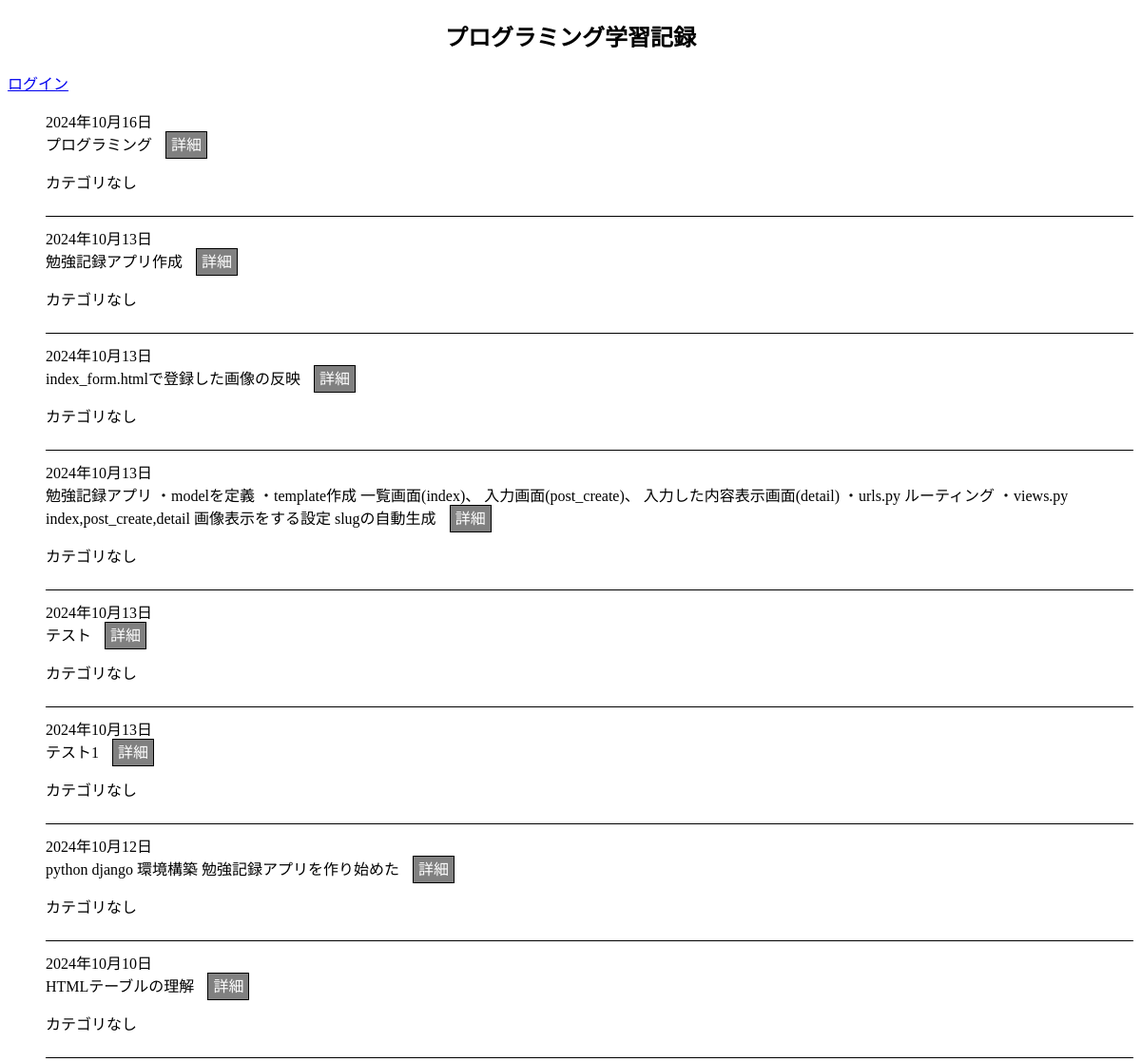
Page /recordapp/ (upper part) on the earlier database version.
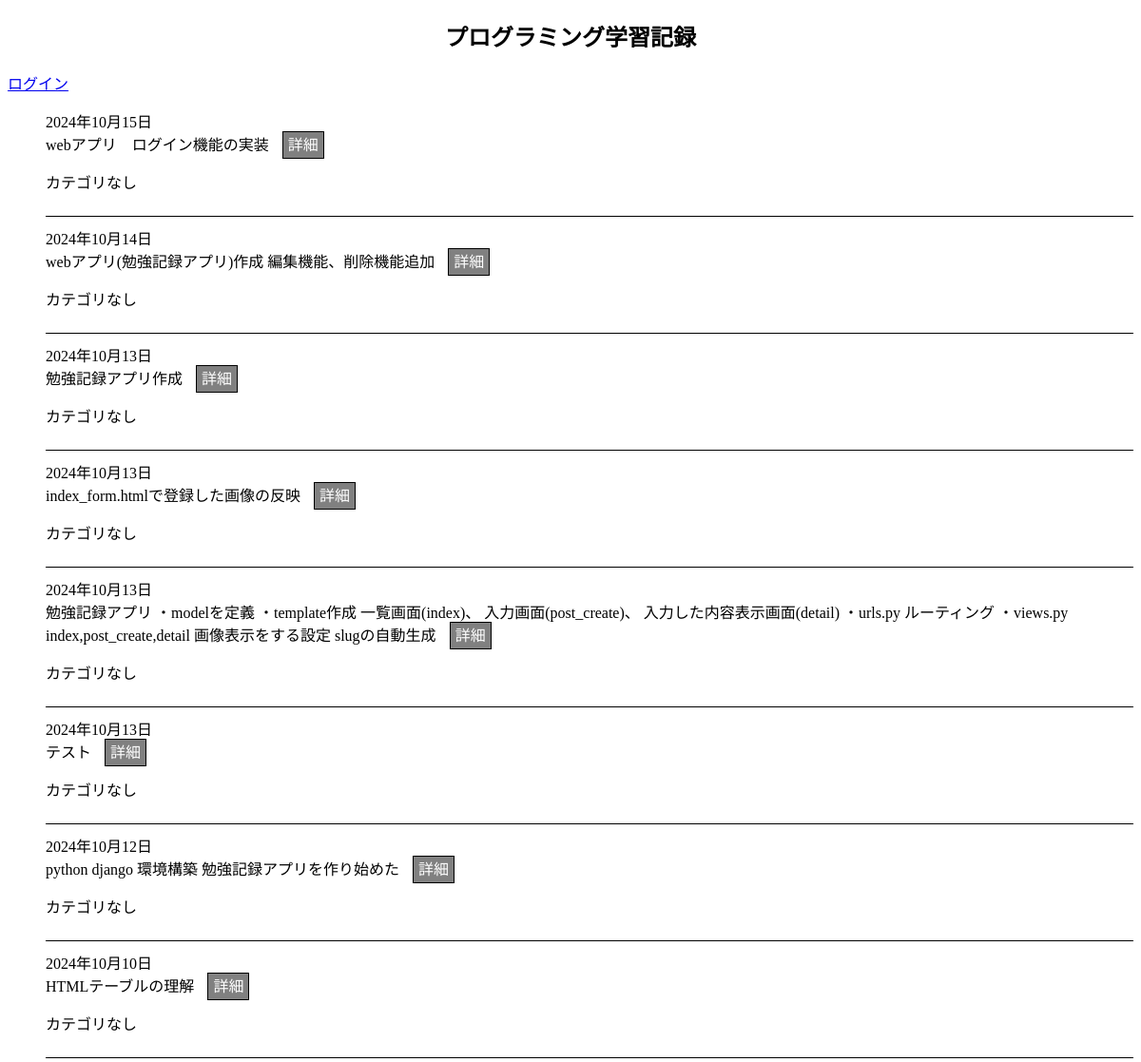
Same page on the later database version.
### recordapp/models.py (models this page shows, shortened)
class Post(models.Model):
    slug = models.SlugField(blank=True, editable=True, unique=True)
    date = models.DateField(verbose_name='投稿日')
    what_done = models.TextField(verbose_name='本日の作業内容')
    what_not_done = models.TextField(verbose_name='本日の課題', blank=True)
    what_learned = models.TextField(verbose_name='本日の取得スキル', blank=True)
    summary_image = models.ImageField(upload_to='study_summaries/', verbose_name='まとめノート', blank=True, null=True)
    category = models.ForeignKey(Category, on_delete=models.CASCADE, verbose_name='カテゴリー', related_name='posts', null=True, blank=True)
    class Meta:
        verbose_name = '勉強記録'
        verbose_name_plural = '勉強記録一覧'

### recordapp/views.py (the view)
class IndexView(View):
    def get(self, request):
        posts = Post.objects.order_by("-date")  # データベースから全てのPostを取得
        return render(request, "recordapp/index.html", {"posts": posts})

### templates/recordapp/index.html
    {% extends "recordapp/base.html" %}
    {% block content %}
    <h2>プログラミング学習記録</h2>
    {% if user.is_authenticated %}
    <form action="{% url 'accounts:logout' %}" method="post">
        {% csrf_token%}
        <button type="submit">ログアウト</button>
    </form>
    <div class="record"><a  href="{% url 'recordapp:post'%}"><i class="fas fa-pencil-alt"></i>記録を書く</a></div>
    {% else %}
    <a  href="{% url 'accounts:login' %}">ログイン</a>
    {% endif %}
    <ul>
        {% for post in posts %}
            <li>{{ post.date }}<br>{{ post.what_done }}
                <a class="detail" href="{% url 'recordapp:detail' post.slug%}">詳細</a>
                {% if post.category%}
                <a href="{% url 'recordapp:category_list' post.category.id%}">{{ post.category }}</a>
                {% else %}
                <p>カテゴリなし</p>
                {% endif %}
            </li>
        {% empty %}
            <li>勉強記録がありません。</li>
        {% endfor %}
    </ul>
    {% endblock %}

### templates/recordapp/base.html (shortened to what this page needs)
<!DOCTYPE html>
<html lang="jp">
<head>
    {% load static %}
    <link rel="stylesheet" href="{% static 'css/style.css' %}">
    <link rel="stylesheet" href="https://cdnjs.cloudflare.com/ajax/libs/font-awesome/6.0.0-beta3/css/all.min.css">
</head>
<body>
    {% block content %}
    {% endblock %}
</body>
</html>

### static/css/style.css (style rules this page uses)
h2 { text-align: center; }
.detail { text-decoration: none; color: rgb(255, 255, 255); border: 1px solid #000; background-color: gray; padding: 5px; margin-left: 10px; }
li { margin: 10px 0; border-bottom: 1px solid #000; padding-bottom: 8px; }
ul { list-style: none; }

Differences in the rows shown:
removed Post: date "2024年10月16日", what_done "プログラミング", shows "カテゴリなし"
removed Post: date "2024年10月13日", what_done "テスト1", shows "カテゴリなし"
added Post: date "2024年10月15日", what_done "webアプリ ログイン機能の実装", shows "カテゴリなし"
added Post: date "2024年10月14日", what_done "webアプリ(勉強記録アプリ)作成 編集機能、削除機能追加", shows "カテゴリなし"
